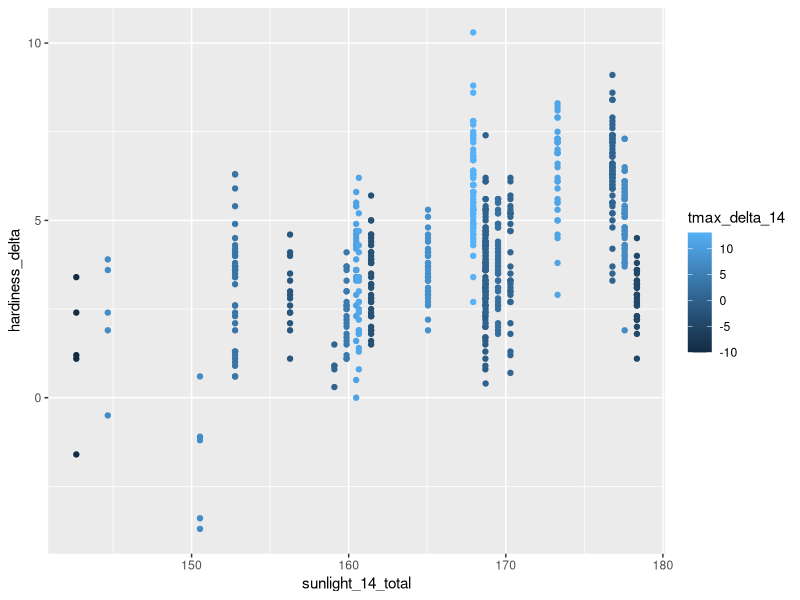
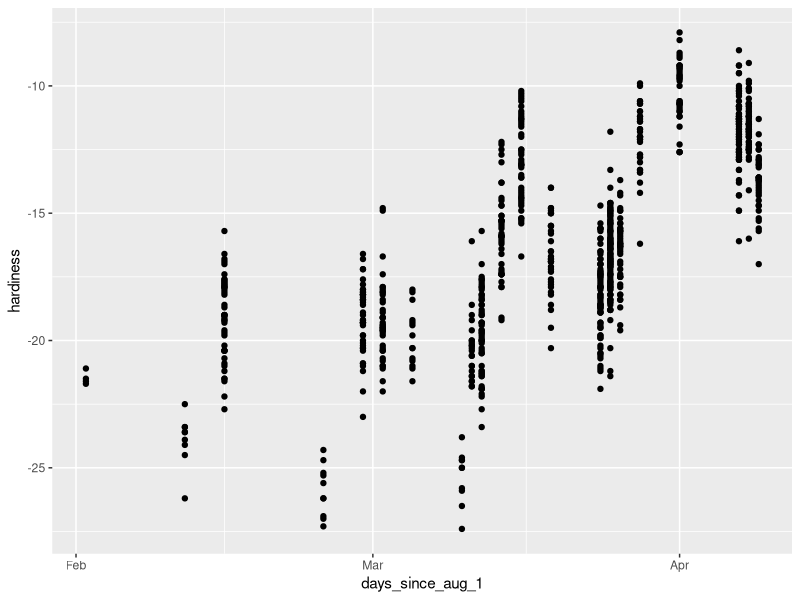

These figures' R source, in order:
# Trying to get just deacclimation phase by filtering for negative percent change with large magnitude
library(tidyr)
library(dplyr)
library(ggplot2)
# setting wd to ./bayesian to adhere to analogue to ML wd
setwd("c:/users/adamf/onedrive/documents/code/hardiness/bayesian")

# load hardiness data
data <- read.csv("../data/model_train.csv")

# filter for when deacclimation starts, not including Riesling because it's behaving very unexpectedly
deacc <- data %>% filter(deacc == 1)

deacc %>%
filter(season != 3, variety != "Riesling") %>%
ggplot() +
geom_point(aes(x = sunlight_14_total, y = hardiness_delta, color = tmax_delta_14))

# wtf is going on with riesling 

data %>%
filter(deacc == 1) %>%
ggplot() + 
geom_point(aes(x = days_since_aug_1, y = hardiness))+
scale_x_continuous(breaks = c(91, 122, 153, 184, 214, 245),
labels = c("Nov", "Dec", "Jan", "Feb", "Mar", "Apr")) # Nov, Dec, Jan, Feb, Mar, Apr #nolint

